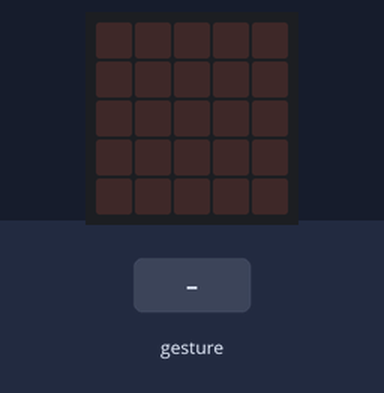
This program was run on a simulated BBC micro:bit (MakeCode). On the bench: the board's 5×5 LED display. Inputs (shaded band) come from the test bench. Random numbers come from a fixed seed; a tilt is held for 1.5 s and a shake lasts 1 s, then the board lies face up again.

Above: at 1.2 s.
1.3 s: gesture 'shake'
At 2.5 s:
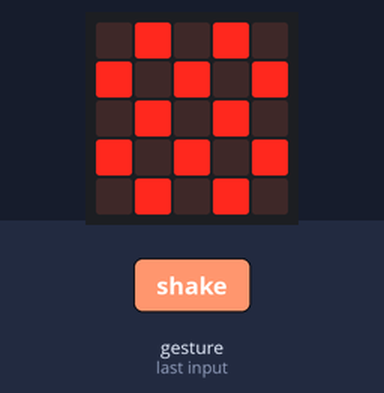
4.3 s: gesture 'shake'
At 7.0 s:
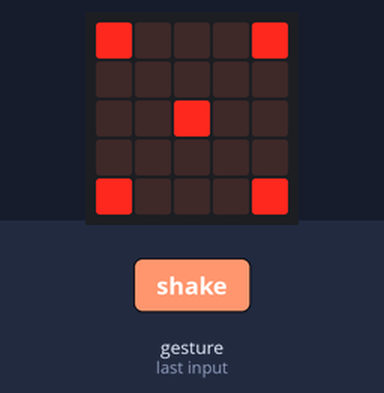
7.3 s: gesture 'shake'
At 9.5 s:
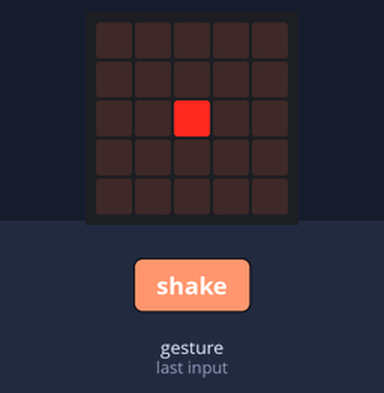
10.3 s: gesture 'shake'
At 12.9 s:
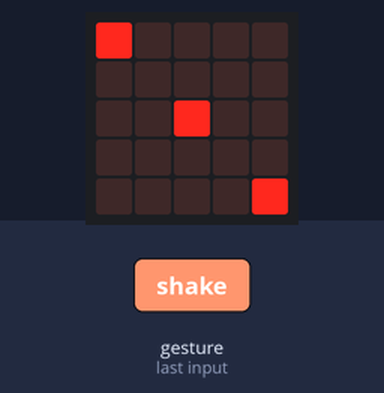
Timing chart, 0 to 14.3 s (numbered marks = the images above; inputs shaded):
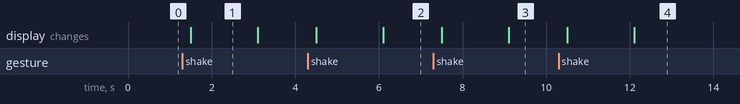

Measured:
- after the input at 1.3 s, the display: changes after 0.20 s (image 1)
- after the input at 4.3 s, the display: first changes after 0.20 s (image 2 shows a later state)
- after the input at 7.3 s, the display: first changes after 0.20 s (image 3 shows a later state)
- after the input at 10.3 s, the display: first changes after 0.20 s (image 4 shows a later state)
- what the display in image 1 shows lasts 1.6 s, from 1.5 s to 3.1 s

The program:

main.ts
```typescript
input.onGesture(Gesture.Shake, function () {
    basic.showIcon(IconNames.Chessboard)
    basic.pause(1000)
    hodnota = randint(1, 6)
    if (hodnota == 1) {
        basic.showLeds(`
            . . . . .
            . . . . .
            . . # . .
            . . . . .
            . . . . .
            `)
    }
    if (hodnota == 2) {
        basic.showLeds(`
            # . . . .
            . . . . .
            . . . . .
            . . . . .
            . . . . #
            `)
    }
    if (hodnota == 3) {
        basic.showLeds(`
            # . . . .
            . . . . .
            . . # . .
            . . . . .
            . . . . #
            `)
    }
    if (hodnota == 4) {
        basic.showLeds(`
            # . . . #
            . . . . .
            . . . . .
            . . . . .
            # . . . #
            `)
    }
    if (hodnota == 5) {
        basic.showLeds(`
            # . . . #
            . . . . .
            . . # . .
            . . . . .
            # . . . #
            `)
    }
    if (hodnota == 6) {
        basic.showLeds(`
            # . . . #
            . . . . .
            # . . . #
            . . . . .
            # . . . #
            `)
    }
})
let hodnota = 0
basic.forever(function () {

})
```

test.ts
```typescript
// Tady jsou testy. Při použití tohoto balíčku jako rozšíření nebude zkompilováno.
```
